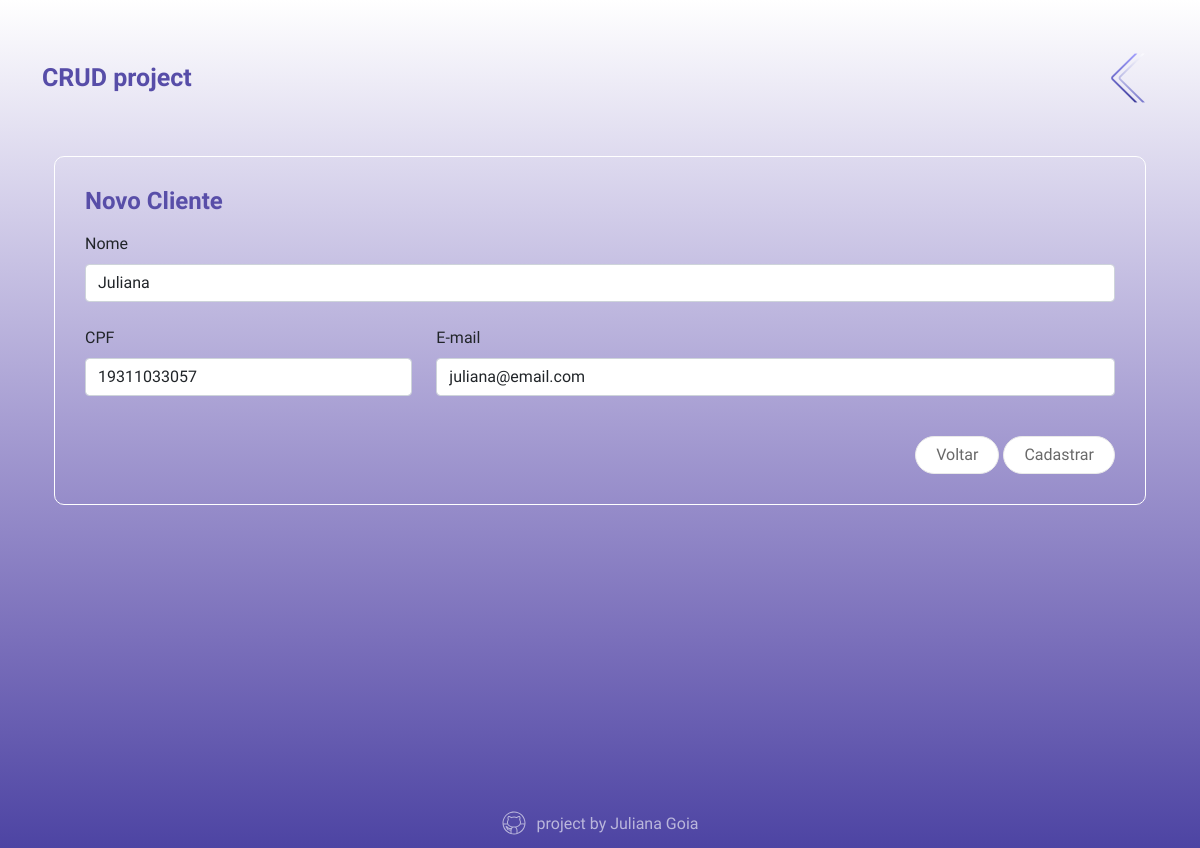
Screenshot of /_clients/client-update-form.php with the database file from the repository.
### tables this page shows
CREATE TABLE clients (
	id int not null auto_increment primary key,
    nome_cliente varchar (100) not null,
    cpf char (14) not null,
    email varchar (100)
);

### _clients/client-update-form.php (the view, shortened to what this page needs)
<?php
include_once('../header-internal.php');
require_once('../database/connection.php');
$results = $banco->query("SELECT * from clients");
$row = mysqli_fetch_array($results);
?>
<div class="container">
    <div class="form-content">
        <div class="mb-3">
            <h4 class="form-title mb-0">Novo Cliente</h4>
        </div>
        <div class="form-body">
            <form class="row" action="./client-update.php" method="POST" id="createNewClient">
                <div class="mb-4">
                    <label for="nome" class="form-label">Nome</label>
                    <input type="text" class="form-control" id="nome" name="nome" placeholder="Nome" value="<?php echo $row['nome_cliente']?>">
                </div>
                <div class="mb-4 col-4">
                    <label for="cpf" class="form-label">CPF</label>
                    <input type="text" class="form-control" id="cpf" name="cpf" placeholder="CPF" value="<?php echo $row['cpf']?>">
                </div>
                <div class="mb-4 col-8">
                    <label for="email" class="form-label">E-mail</label>
                    <input type="email" class="form-control" id="email" name="email" placeholder="E-mail" value="<?php echo $row['email']?>">
                </div>
        </div>
        <div class="form-footer text-end mt-3">
            <a href="./client-read.php" class="btn">Voltar</a>
            <button type="submit" class="btn" id="registerNewClient">Cadastrar</button>
        </div>
    </div>
</div>
<?php
include_once('../footer-internal.php');
?>

### style/style.css (style rules this page uses)
body { background-image: linear-gradient(to top, #4d44a3, #7b70bb, #a69dd2, #d2cde9, #ffffff); background-repeat: no-repeat; font-family: 'Josefin Sans', sans-serif; height: 100vh; }

### rows the page displays
clients: nome "Juliana", cpf "19311033057", email "juliana@email.com"
